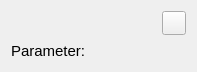
<?xml version="1.0" encoding="UTF-8"?>
<ui version="4.0">
 <class>DS_OTHER</class>
 <widget class="QWidget" name="DS_OTHER">
  <property name="geometry">
   <rect>
    <x>0</x>
    <y>0</y>
    <width>197</width>
    <height>72</height>
   </rect>
  </property>
  <property name="windowTitle">
   <string>Form</string>
  </property>
  <layout class="QVBoxLayout" name="verticalLayout">
   <item>
    <layout class="QHBoxLayout" name="horizontalLayout_2">
     <item>
      <widget class="QLabel" name="pointNameLabel">
       <property name="text">
        <string/>
       </property>
       <property name="alignment">
        <set>Qt::AlignBottom|Qt::AlignLeading|Qt::AlignLeft</set>
       </property>
      </widget>
     </item>
     <item>
      <widget class="QPushButton" name="settingsPushButton">
       <property name="minimumSize">
        <size>
         <width>0</width>
         <height>24</height>
        </size>
       </property>
       <property name="maximumSize">
        <size>
         <width>24</width>
         <height>16777215</height>
        </size>
       </property>
       <property name="text">
        <string/>
       </property>
       <property name="icon">
        <iconset resource="res.qrc">
         <normaloff>:/images/menu_light.png</normaloff>:/images/menu_light.png</iconset>
       </property>
       <property name="iconSize">
        <size>
         <width>18</width>
         <height>18</height>
        </size>
       </property>
      </widget>
     </item>
    </layout>
   </item>
   <item>
    <layout class="QHBoxLayout" name="horizontalLayout">
     <item>
      <widget class="QLabel" name="prmNameLabel">
       <property name="font">
        <font>
         <pointsize>11</pointsize>
        </font>
       </property>
       <property name="text">
        <string>Parameter:</string>
       </property>
       <property name="alignment">
        <set>Qt::AlignLeading|Qt::AlignLeft|Qt::AlignVCenter</set>
       </property>
      </widget>
     </item>
     <item>
      <widget class="QLabel" name="prmValueLabel">
       <property name="font">
        <font>
         <pointsize>11</pointsize>
        </font>
       </property>
       <property name="text">
        <string/>
       </property>
       <property name="alignment">
        <set>Qt::AlignRight|Qt::AlignTrailing|Qt::AlignVCenter</set>
       </property>
      </widget>
     </item>
    </layout>
   </item>
  </layout>
 </widget>
 <resources>
  <include location="res.qrc"/>
 </resources>
 <connections/>
</ui>
